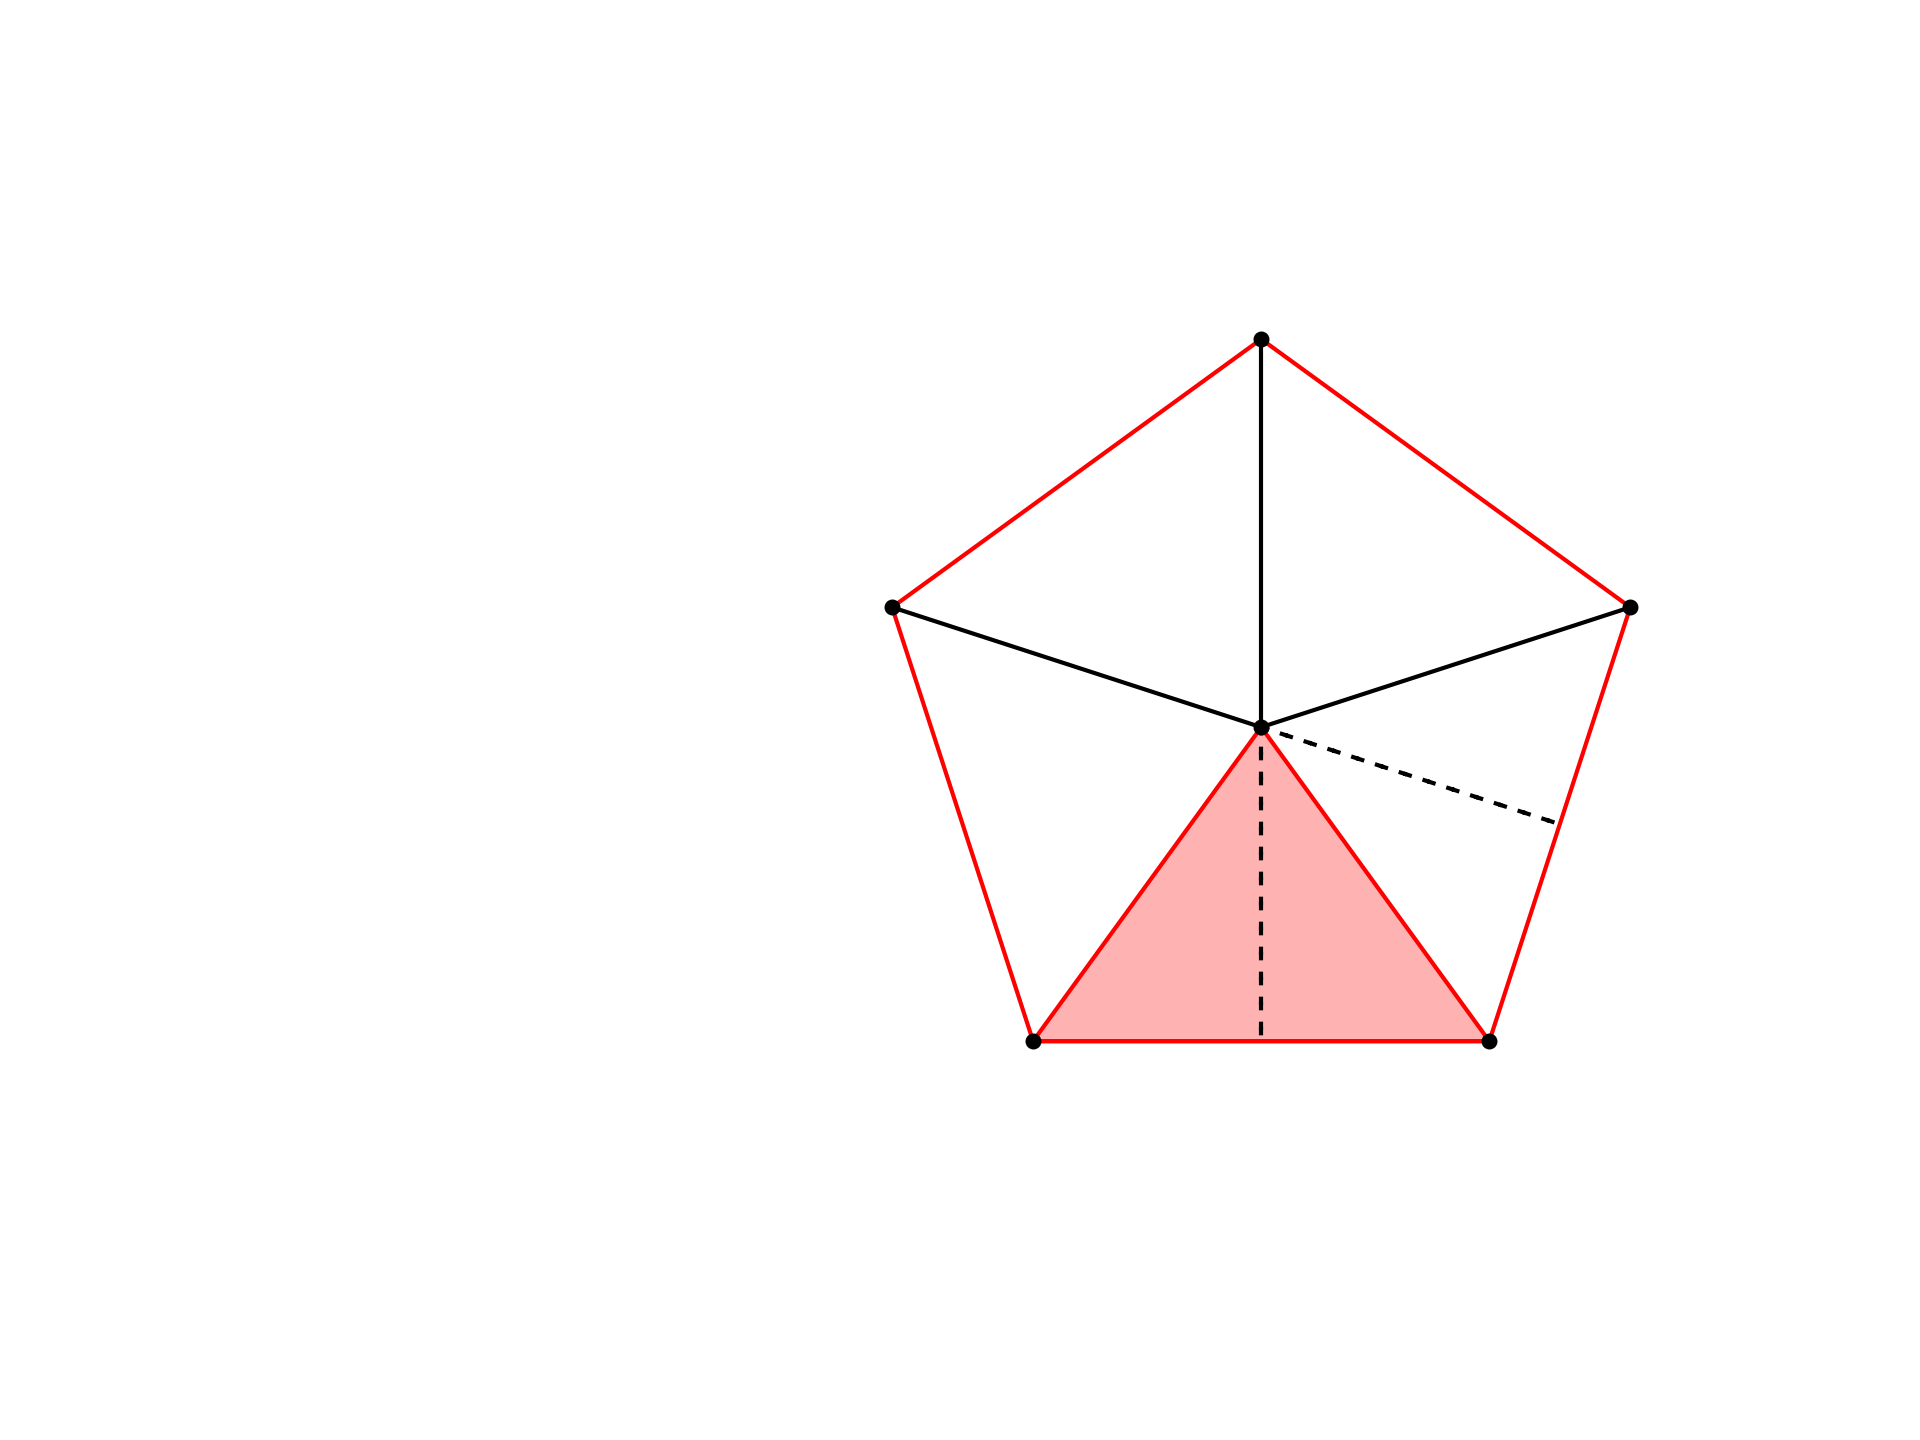

Recreate this plot in Python.
import matplotlib.pyplot as plt
import numpy as np
import geometry as geo

fig, ax = geo.init()
ax.set(xlim=(-30,100), ylim=(0,100))


Q = geo.Point(60,50)
r = 35

pL = []
for i in range(1,6):
     theta = i*72 + 18
     P = geo.get_point_at_angle_on_circle(
         theta,[Q,r])
     pL.append(P)
A,B,C,D,E = pL

geo.draw_chained_line_segments(ax,pL,ec='r')

geo.dlss(ax,[[Q,A],[Q,B],[Q,E]],ec='k')
#geo.opg(ax,[A,C,D])
#geo.fpg(ax,[A,C,D])

geo.opg(ax,[Q,C,D])
geo.fpg(ax,[Q,C,D],alpha=0.3)

t = (0,(2,4))

M = geo.get_midpoint([C,D])
N = geo.get_midpoint([D,E])
geo.dlss(ax,[[Q,M],[Q,N]],ls=t)

geo.scp(ax,[A,B,C,D,E,Q])

'''
Q,r = geo.get_circumcircle([A,B,C])
circle = plt.Circle(
    (Q.x,Q.y),r,fc='none',ec='k')
ax.add_patch(circle)
'''

geo.savefig(plt)
